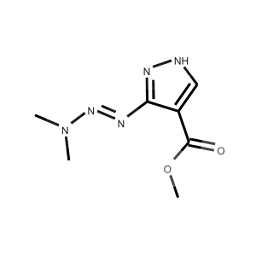
#> input picture datasetGeneration/chemicalStructureSource/10153.png, 256 x 256 px, given in place of 21243.png, which was not available
$ python 'trying stuff.py'
#> lines starting #> are read from the running program, lines starting #| are printed output that depends on the picture; after the words box and inside, x2 and y2 are one past the last pixel; in counts of white or black regions, pixels touching at a corner belong together; pictures that were not available may be replaced by others from this repository, and a replacement may not be noted
### datasetGeneration/generation.py
import cv2
import numpy as np
from PIL import ImageFont, ImageDraw, Image#
import random
import string


basic_symbols = string.ascii_letters + string.digits + " !@#$%^&*()-_{}[];:,.<>?/|\\`~'\""


formules = [
    "BH3",
    "BH3NH3",
    "Bi2Te3",
    "Bi4Ge3O12",
    "Bi12GeO20",
    "BN",
    "BNH6",
    "Br2",
    "C2Ag2O4",
    "C2Cl2O2",
    "C2Cl3O2",
    "C2Cl4",
    "C2ClF5",
    "C2H2",
    "C2H2AsCl3",
    "C2H2Cl2O2",
    "C2H3AgO2",
    "C2H3Cl",
    "C2H3Cl2F",
    "C2H3Cl3",
    "C2H3Cl3O2",
    "C2H3ClO",
    "C2H3F3",
    "C2H3LiO2",
    "C2H3NaO2",
    "C2H3NO5",
    "C2H4Cl2O",
    "C2H4O2S",
    "C2H5Cl",
    "C2H5NaO",
    "C2H5NaO3S2",
    "C2H6",
    "C2H6ClO3P",
    "C2H6N2O",
    "C2H6O2",
    "C2H7AsO2",
    "C2H7NO2",
    "C2H7NO2S",
    "C2H7NO3S",
    "C2H7NS",
    "C2H7O4P",
    "C2H8Si",
    "C2HAg",
    "C2HBrClF3",
    "C2HCl3",
    "C2HCl3O2",
    "C2HF3O2",
    "C2HF5",
    "C2N2",
    "C3Cl2N3NaO3",
    "C3F8",
    "C3H3Cl",
    "C3H3N3O3",
    "C3H3NS",
    "C3H4Cl2F2O",
    "C3H4Cl2O2",
    "C3H4N2O2",
    "C3H5Cl",
    "C3H5O6P",
    "C3H6N6",
    "C3H6N6O6",
    "C3H6O2S",
    "C3H7NO2S",
    "C3H7NO2Se",
    "C3H7NO3",
    "C3H7O4P",
    "C3H8",
    "C3H8NO5P",
    "C3H8O3S3",
    "C3H8OS2",
    "C3H8S2",
    "C3H9As",
    "C3H9Ga",
    "C3H9NO",
    "C3H10Si",
    "C4H2O3",
    "C4H3F7O",
    "C4H3FN2O2",
    "C4H4BrNO2",
    "C4H4ClNO2",
    "C4H4KNaO6",
    "C4H4KNO4S",
    "C4H4N2O3",
    "C4H4N2O5",
    "C4H4O5",
    "C4H4S",
    "C4H5KO6",
    "C4H5N",
    "C4H6CaO4",
    "C4H6CuO4",
    "C4H6N2S4Zn",
    "C4H6N4O3",
    "C4H6N4O3S2",
    "C4H6O4Pb",
    "C4H6O4S2",
    "C4H6O6",
    "C4H7Br2Cl2O4P",
    "C4H7Cl2O4P",
    "C4H7N3O",
    "C4H8Cl2S",
    "C4H8Cl3O4P",
    "C4H9N",
    "C4H9N3O2",
    "C4H9NO2S",
    "C4H10FO2P"
]

directions = [(0, 1), (1, 0), (0, -1), (-1, 0), (1, 1), (1, -1), (-1, 1), (-1, -1)]
number_of_fonts = 12

transformations = {
    (0, 1): 0,  # Droite
    (1, 0): 270,  # Bas
    (0, -1): 180,  # Gauche
    (-1, 0): 90,  # Haut
    (1, 1): 315,  # Bas-Droite
    (1, -1): 225,  # Bas-Gauche
    (-1, 1): 45,  # Haut-Droite
    (-1, -1): 135  # Haut-Gauche
}

# [133 lines left out: functions draw_random_shapes, rotate, make_noise, place_noise, not called in this run]


def text_to_image(text, font_path, font_size=40, text_color=(0, 0, 0)):
    # Word of warning: in this methode it can come to a endless loop. it doesn't happen often but i could not fix the problem

    font = ImageFont.truetype(font_path, font_size)


    if not text.strip():
        raise ValueError("text is empty")


    # calculate necessary size with  getbbox
    bbox = font.getbbox(text)
    width = bbox[2] - bbox[0]
    height = bbox[3] - bbox[1]

    img = Image.new("RGB", (width, height), (255, 255, 255))
    draw = ImageDraw.Draw(img)

    # Text is drawn
    draw.text((-bbox[0], -bbox[1]), text, font=font, fill=text_color)

    return np.array(img)

def center_image_on_canvas(image, canvas_width, canvas_height):
    h, w = image.shape[:2]


    if h/w > canvas_height/canvas_width:
        # image is taller than canvas
        new_width = int(canvas_height * w / h)
        new_height = canvas_height
        hight_offset = 0
        width_offset = int((canvas_width - new_width) / 2)
    else:
        new_width = canvas_width
        new_height = int(canvas_width * h / w)
        hight_offset = int((canvas_height - new_height) / 2)
        width_offset = 0

    image = cv2.resize(image, (new_width, new_height))
    canvas =  np.ones((canvas_height, canvas_width, 4), dtype=np.uint8)


    canvas[hight_offset:hight_offset + new_height, width_offset:width_offset + new_width] = image

    return canvas

def draw_arrow(collage_image, collage_masque, x_between, y_between, h_between, w_between, direction, numFleche):
    # load the random arrow in the right direction
    angle = transformations[directions[direction]]  # gives the number of degrees depending on the direction
    defautAngle = 0
    if np.random.randint(0, 2) == 1:  # you have a 50/50 chance of changing the angle of the arrow
        defautAngle = np.random.randint(-11, 11)
    angleImage = (angle + defautAngle) % 360
    fleche = cv2.imread(f"arrowSource/{numFleche}_{angleImage}.png", cv2.IMREAD_UNCHANGED)
    masque = cv2.imread(f"arrowMask/{numFleche}_{angleImage}.png", cv2.IMREAD_UNCHANGED)


    # leave a margin to prevent the arrow from sticking
    y_margin = round(np.random.randint(10, 20)/100 * h_between)
    x_margin = round(np.random.randint(10, 20) / 100 * w_between)

    # the max is just in case anything goes wrong, wich shouldnt be the case
    new_width = max(1, w_between - 2 * x_margin)
    new_height = max(1, h_between - 2 * y_margin)

    fleche = center_image_on_canvas(fleche, new_width, new_height)
    masque = center_image_on_canvas(masque, new_width, new_height)


    # draw the arrow on the collage considering the opacity of the image

    flecheBgr = fleche[:, :, 0:3]
    flecheAlpha = fleche[:, :, 3]

    y_start = y_between + y_margin
    y_end = y_between + h_between -y_margin
    x_start = x_between + x_margin
    x_end = x_between + w_between -x_margin


    for c in range(3):
        collage_image[y_start:y_end, x_start:x_end, c] = (1 - flecheAlpha / 255.0) * collage_image[y_start:y_end, x_start:x_end, c] + (
                flecheAlpha / 255.0) * flecheBgr[:, :, c]

    # same for the mask

    masqueBgr = masque[:, :, 0:3]
    masqueAlpha = masque[:, :, 3]

    for c in range(3):
        collage_masque[y_start:y_end, x_start:x_end, c] = (1 - masqueAlpha / 255.0) * collage_masque[y_start:y_end, x_start:x_end,
                                                                          c] + (
                                                      masqueAlpha / 255.0) * masqueBgr[:, :, c]

# [13 lines left out: function draw_plus, not called in this run]

def init(collage_width, collage_height):
    # Create a blank white canvas for the collage
    collage_image = np.zeros((collage_height, collage_width, 3), dtype=np.uint8)
    collage_image.fill(255)  # Remplir l'image avec du blanc

    # Create a mask with the same size
    collage_masque = np.zeros((collage_height, collage_width, 3), dtype=np.uint8)
    collage_masque.fill(255)
    return collage_image, collage_masque

def prepare_picture(image_path):
    image = cv2.imread(image_path)
    # Crop the image to remove white borders
    for i in range(image.shape[0]):
        if np.any(image[i] != 255):
            image = image[i:]
            break
    for i in range(image.shape[0] - 1, 0, -1):
        if np.any(image[i] != 255):
            image = image[:i]
            break
    for i in range(image.shape[1]):
        if np.any(image[:, i] != 255):
            image = image[:, i:]
            break
    for i in range(image.shape[1] - 1, 0, -1):
        if np.any(image[:, i] != 255):
            image = image[:, :i]
            break

    # 50% chance to add a text label under the image
    if np.random.randint(0, 2) == 1:
        # enlarges the lower part of the image by 40 pixels
        image = np.concatenate((image, np.zeros((30, image.shape[1], 3), dtype=np.uint8) + 255), axis=0)

        # add text to the image
        font_path  = f"Fonts/{np.random.randint(1, number_of_fonts)}.ttf"
        font_scale = np.random.randint(10, 20)
        text = formules[np.random.randint(0, len(formules))] + " (m/z = " + str(np.random.randint(2, 300)) + ")"
        text_image = text_to_image(text, font_path, font_scale)
        height = min(text_image.shape[0],  25)
        width = min(text_image.shape[1], image.shape[1] - 5)  # maximal verfügbare Breite

        image[image.shape[0] - 25  : image.shape[0] - 25   + height,5 :5 + width] = text_image[:height, :width]

    # 20% chance to add a border
    if np.random.randint(0, 5) == 1:
        option = np.random.choice(["solid_box", "dotted_box", "parentheses", ])  # all are same probability
        padding = np.random.randint(30, 55)
        color = (0, 0, 0)
        thickness = np.random.randint(1, 5)

        if option == "solid_box":
            newimage = np.zeros((image.shape[0] + padding * 2, image.shape[1] + padding * 2, 3), dtype=np.uint8) + 255
            newimage[padding:padding + image.shape[0], padding:padding + image.shape[1]] = image
            image = newimage
            # draw frame
            cv2.rectangle(image, (5,5), (image.shape[1] -5, image.shape[0] -5), color, thickness)

        elif option == "dotted_box":
            # draw dotted frame

            newimage = np.zeros((image.shape[0] + padding * 2, image.shape[1] + padding * 2, 3), dtype=np.uint8) + 255
            newimage[padding:padding + image.shape[0], padding:padding + image.shape[1]] = image
            image = newimage
            top_left = (5, 5)
            bottom_right = (image.shape[1] -5, image.shape[0] -5)
            dash_length = np.random.randint(5, 25)

            for i in range(top_left[0], bottom_right[0], dash_length * 2):
                cv2.line(image, (i, top_left[1]), (i + dash_length, top_left[1]), color, thickness)
                cv2.line(image, (i, bottom_right[1]), (i + dash_length, bottom_right[1]), color, thickness)
            for i in range(top_left[1], bottom_right[1], dash_length * 2):
                cv2.line(image, (top_left[0], i), (top_left[0], i + dash_length), color, thickness)
                cv2.line(image, (bottom_right[0], i), (bottom_right[0], i + dash_length), color, thickness)

        elif option == "parentheses":
            # draw parentheses
            kind = np.random.choice(["basic", "font"])
            if kind == "basic":
                # basic just draws lines to get the wanted effect
                newimage = np.zeros((image.shape[0] + padding * 2, image.shape[1] + padding * 2, 3), dtype=np.uint8) + 255
                newimage[padding:padding + image.shape[0], padding:padding + image.shape[1]] = image
                image = newimage
                top_left = (5, 5)
                bottom_right = (image.shape[1] -5, image.shape[0] -5)
                dash_length = np.random.randint(5, 25)

                length = np.random.randint(20, 45)  # Länge der Klammern

                # left side
                cv2.line(image, top_left, (top_left[0] + length, top_left[1]), color, thickness)
                cv2.line(image, top_left, (top_left[0], bottom_right[1]), color, thickness)
                cv2.line(image, (top_left[0], bottom_right[1]), (top_left[0] + length, bottom_right[1]), color,
                         thickness)

                # right side
                cv2.line(image, (bottom_right[0], top_left[1]), (bottom_right[0] - length, top_left[1]), color,
                         thickness)
                cv2.line(image, (bottom_right[0], top_left[1]), (bottom_right[0], bottom_right[1]), color,
                         thickness)
                cv2.line(image, bottom_right, (bottom_right[0] - length, bottom_right[1]), color, thickness)
            elif kind == "font":
                # here the parentisis from the different fonts are used and added on the sides of the image
                if np.random.randint(0, 2) == 0:
                    l = "["
                    r = "]"
                else:
                    l = "{"
                    r = "}"

                font_path = f"Fonts/{np.random.randint(1, number_of_fonts)}.ttf"

                left = text_to_image(l, font_path, 50)
                h, w = left.shape[:2]
                scale = image.shape[0] / h
                new_width = int(w * scale)
                left = cv2.resize(left, (new_width, image.shape[0]))

                right = text_to_image(r, font_path, 50)
                right = cv2.resize(right, (new_width, image.shape[0]))

                image = cv2.hconcat([left, image, right])


    return image

def calculate_possible_positions(collage_image, positions, img_width, img_height, n):
    """
    returns a number corresponding to a random starter picture with a list of possible positions the next picture could be placed
    returns -1 and [] if there is no possible position for any of the pictures
    [x1, y1, direction, buffer_between_pictures] this is what elements look like in possible_position
    """
    collage_height, collage_width, _ = collage_image.shape
    already_placed_pictures = list(range(n))
    np.random.shuffle(already_placed_pictures)
    for i in already_placed_pictures:
        positionsPossibles = []
        for j in range(len(directions)):
            # look in all random directions to see if there is space
            buffer_between_pictures = np.random.randint(100, 150)
            # location of the area is tested
            if directions[j][1] == 1:
                x1 = positions[i][0] + positions[i][2] + buffer_between_pictures
            elif directions[j][1] == -1:
                x1 = positions[i][0] - img_width - buffer_between_pictures
            else:
                x1 = positions[i][0]
            if directions[j][0] == 1:
                y1 = positions[i][1] + positions[i][3] + buffer_between_pictures
            elif directions[j][0] == -1:
                y1 = positions[i][1] - img_height - buffer_between_pictures
            else:
                y1 = positions[i][1]

            # if the zone is in the collage
            if x1 >= 0 and x1 + img_width <= collage_width and y1 >= 0 and y1 + img_height <= collage_height:
                # check if the zone is white
                zone = collage_image[y1:y1 + img_height, x1:x1 + img_width]

                if np.all(zone == 255):
                    positionsPossibles.append([x1, y1, j, buffer_between_pictures])
        if len(positionsPossibles) != 0:
            return i, positionsPossibles

    return -1, []

# [40 lines left out: function end_changes, not called in this run]

def calculate_space_between(collage_image, x_new, y_new, direction, buffer_between_pictures, x_starter, y_starter, w_starter, h_starter, img_height, img_width):
    x_between, y_between = 0, 0

    h_between = min(img_height, h_starter)
    w_between = min(img_width, w_starter)

    if directions[direction][1] == 1:
        x_between = x_starter + w_starter
        w_between = buffer_between_pictures
    if directions[direction][1] == -1:
        x_between = x_starter - buffer_between_pictures
        w_between = buffer_between_pictures
    if directions[direction][1] == 0:
        x_between = x_starter

    if directions[direction][0] == 1:
        y_between = y_starter + h_starter
        h_between = buffer_between_pictures
    if directions[direction][0] == -1:
        y_between = y_starter - buffer_between_pictures
        h_between = buffer_between_pictures
    if directions[direction][0] == 0:
        y_between = y_starter

    #cv2.rectangle(collage_image, (x_starter, y_starter + h_starter), (x_starter + w_starter, y_starter),
    #              (255, 0, 0), 3)
    #cv2.rectangle(collage_image, (x_between, y_between + h_between), (x_between + w_between, y_between),
    #              (0, 255, 0), 3)
    #cv2.rectangle(collage_image, (x_new, y_new + img_height), (x_new + img_width, y_new),
    #              (0, 0, 255), 3)

    return x_between, y_between, h_between, w_between

def create_random_box(image_paths, collage_width, collage_height):
    # get empty slate
    collage_image, collage_masque = init(collage_width, collage_height)

    # Select a random arrow
    numFleche = np.random.randint(0, 7)

    n = 0  # Counter for the number of images placed
    positions = []  # Stores image positions as [x, y, img_width, img_height] with x, y left lower corner position

    for image_path in image_paths:
        #loades the image and maybe adds text or a frame
        image = prepare_picture(image_path)
        img_height, img_width, _ = image.shape

        # Place the first image at a random position
        if n == 0:
            # x and y are the left lower corner
            x, y = np.random.randint(0, collage_width - img_width), np.random.randint(0, collage_height - img_height)
            positions.append([x, y, img_width, img_height])
        else:
            # try for every already placed picture if there is space for the next picture in any direction
            starter , positionsPossibles = calculate_possible_positions(collage_image, positions, img_width, img_height, n)

            if starter == -1:
                print(f"L'image {image_path} ne peut pas être placée dans le collage.")
                continue


            # select a random position from the list of possible positions
            x_new, y_new, direction, buffer_between_pictures = positionsPossibles[np.random.randint(0, len(positionsPossibles))]
            x_starter, y_starter, w_starter, h_starter = positions[starter]
            x, y = x_new, y_new
            positions.append([x, y, img_width, img_height])

            # calculate the space between the two pictures
            x_between, y_between, h_between, w_between = calculate_space_between(collage_image, x_new, y_new, direction, buffer_between_pictures, x_starter, y_starter, w_starter, h_starter, img_height, img_width)

            # draw the arrows or plus
            if np.random.randint(0, 10) == 0:
                draw_plus(collage_image, x_between, y_between,  h_between, w_between)
            else :
                draw_arrow(collage_image, collage_masque, x_between, y_between, h_between, w_between, direction, numFleche)


        # We calculate the size of the image to be pasted. In theory, this shouldn't change anything, as we've made sure that the image can be pasted in its entirety.
        if x + img_width > collage_width:
            img_width = collage_width - x
        if y + img_height > collage_height:
            img_height = collage_height - y

        # in theory, these cases shouldn't happen
        if img_width <= 0 or img_height <= 0:
            print(
                f"L'image {image_path} ne peut pas être placée aux coordonnées ({x}, {y}) car elle dépasse les limites du collage.")
            continue

        # crop image to fit collage size
        image = image[:img_height, :img_width]

        # Paste image into collage
        collage_image[y:y + img_height, x:x + img_width] = image

        n += 1

    collage_image, collage_masque = end_changes( collage_image, collage_masque)


    if np.random.randint(0, 2) == 0:
        # add noise to make overfitting more unlikely
        while np.random.randint(0, 4) != 0 :
            noise = make_noise()
            place_noise(collage_image, noise)

    return collage_image, collage_masque


# [33 lines that do not run on import are left out]

### datasetGeneration/trying stuff.py
import numpy as np
import cv2
from datasetGeneration.generation import create_random_box

if __name__ == "__main__":

    for k in range(50):

        # List of image paths
        image_paths = []
        nbMolecules = np.random.randint(5, 15)
        for j in range(nbMolecules):
            i = np.random.randint(0, 40000)
            image_paths.append(f"chemicalStructureSource/{i}.png")

        # Dimensions of the image
        collage_width = 1500
        collage_height = 1500

        print(image_paths)

        # make the image
        # try to create a collage, if it returns an error, try again

        collage, masque = create_random_box(image_paths, collage_width, collage_height)
#> in prepare_picture, image is the input picture: shape (256, 256, 3); min 0, max 255, mean 250.5
#> after the loop in prepare_picture, `for i in range(image.shape[0]):`:
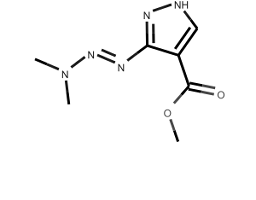
#> image: shape (200, 256, 3); min 0, max 255, mean 249.2
#> after the loop in prepare_picture, `for i in range(image.shape[0] - 1, 0, -1):`:
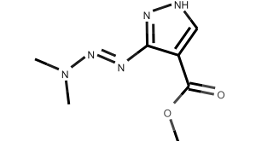
#> image: shape (141, 256, 3); min 0, max 255, mean 246.8
#> after the loop in prepare_picture, `for i in range(image.shape[1]):`:
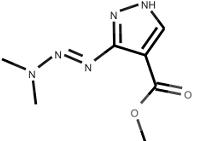
#> image: shape (141, 223, 3); min 0, max 255, mean 245.6
#> after the loop in prepare_picture, `for i in range(image.shape[1] - 1, 0, -1):`:
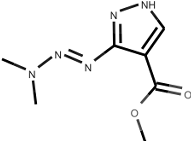
#> image: shape (141, 191, 3); min 0, max 255, mean 244
#> after the loop in prepare_picture, `for i in range(top_left[0], bottom_right[0], dash_length * 2):`:
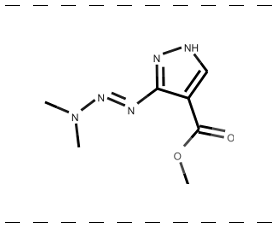
#> image: shape (227, 277, 3); min 0, max 255, mean 249.1
#> after the loop in prepare_picture, `for i in range(top_left[1], bottom_right[1], dash_length * 2):`:
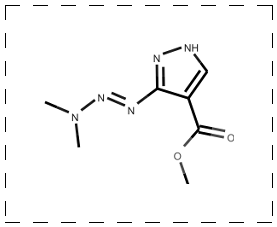
#> image: shape (227, 277, 3); 0.38% of pixels changed, all inside (x1, y1, x2, y2) = (5, 5, 273, 216)
#> in create_random_box, `collage_image[y:y + img_height, x:x + img_width] = image`:
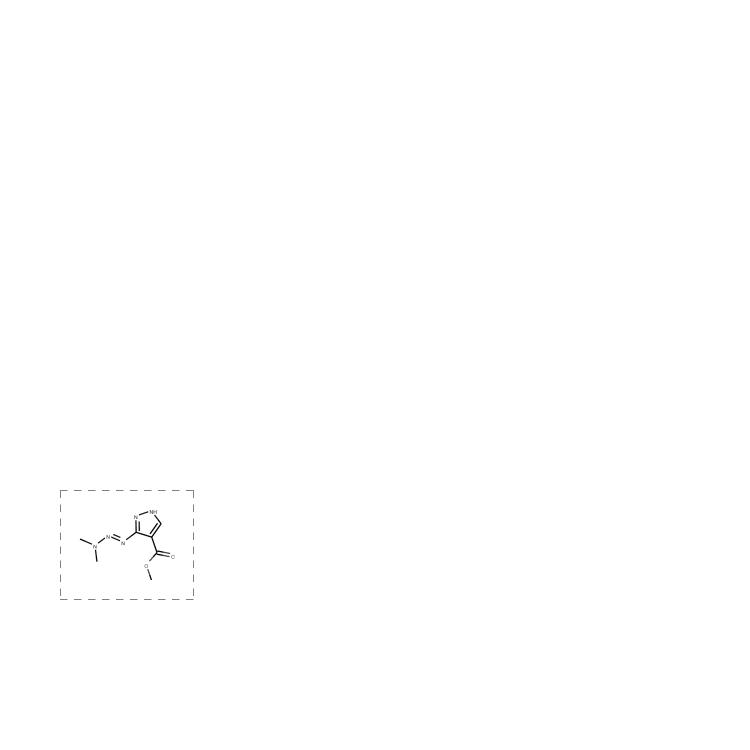
#> collage_image: shape (1500, 1500, 3) (shown at 1/2 size); min 0, max 255, mean 254.8
#> (the run stopped early here; a loop or call above may not have finished)

$ run again, on datasetGeneration/chemicalStructureSource/11118.png
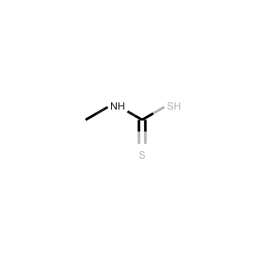
#> input picture datasetGeneration/chemicalStructureSource/11118.png, 256 x 256 px, given in place of 21243.png, which was not available
#> in prepare_picture, image is the input picture: shape (256, 256, 3); min 0, max 255, mean 253.9
#> after the loop in prepare_picture, `for i in range(top_left[0], bottom_right[0], dash_length * 2):`:
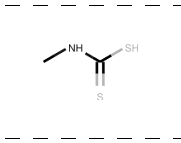
#> image: shape (143, 181, 3); min 0, max 255, mean 250.4
#> after the loop in prepare_picture, `for i in range(top_left[1], bottom_right[1], dash_length * 2):`:
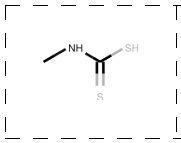
#> image: shape (143, 181, 3); 0.57% of pixels changed, all inside (x1, y1, x2, y2) = (5, 6, 177, 132)
